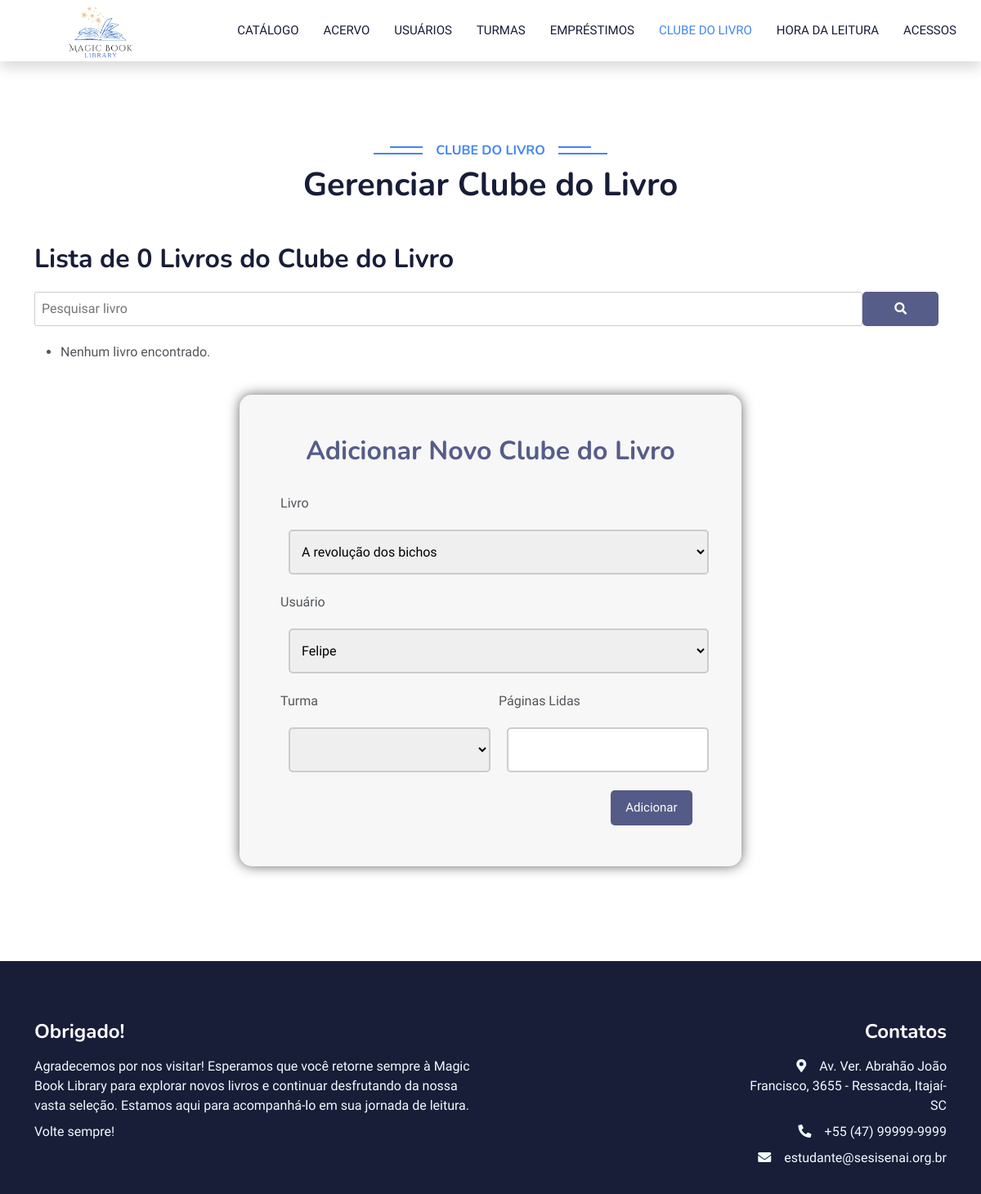
The page /clube.php on the database as committed earlier.
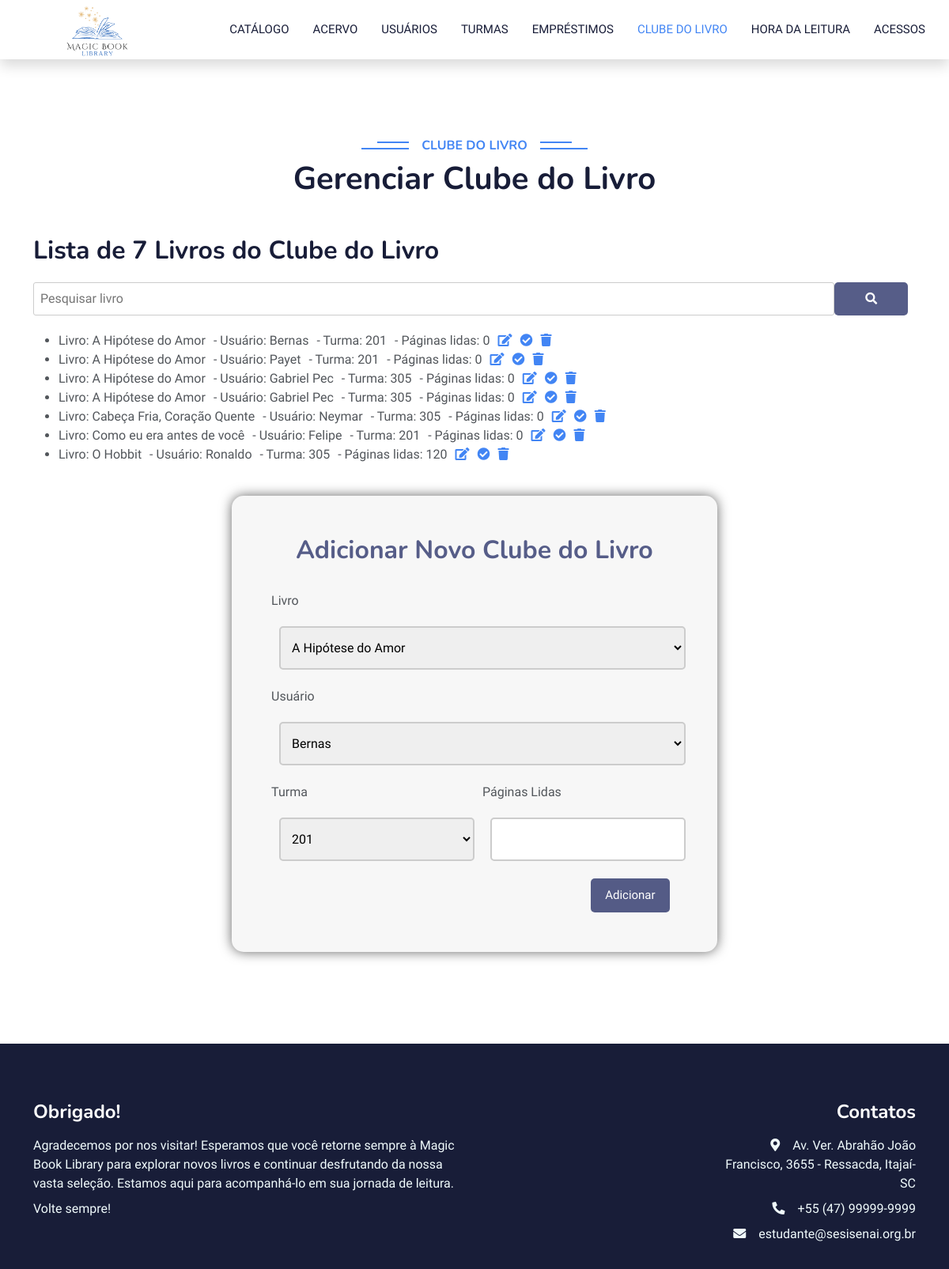
The same page on the database as committed later.
### tables this page shows
CREATE TABLE `clube` (
  `id` int(11) NOT NULL,
  `titulo` varchar(500) NOT NULL,
  `nome` varchar(100) NOT NULL,
  `turma` int(5) NOT NULL,
  `pagina` int(10) NOT NULL
);

### clube.php (the view, shortened to what this page needs)
<!DOCTYPE html>
<html lang="en">
<head>
    <link href="https://cdnjs.cloudflare.com/ajax/libs/font-awesome/5.10.0/css/all.min.css" rel="stylesheet">
    <link href="https://cdn.jsdelivr.net/npm/bootstrap-icons@1.4.1/font/bootstrap-icons.css" rel="stylesheet">
    <link href="lib/animate/animate.min.css" rel="stylesheet">
    <link href="lib/owlcarousel/assets/owl.carousel.min.css" rel="stylesheet">
    <link href="css/bootstrap.min.css" rel="stylesheet">
    <link href="style.css" rel="stylesheet">
</head>
<body>
    <nav class="navbar navbar-expand-lg bg-white navbar-light shadow sticky-top p-0">
        <a href="menuAdm.php" class="navbar-brand d-flex align-items-center px-4 px-lg-5">
            <h2 class="m-0 text-primary"><img height="150" src="img/Logo.png"></h2>
        </a>
        <div class="collapse navbar-collapse" id="navbarCollapse">
            <div class="navbar-nav ms-auto p-4 p-lg-0">
                <a href="menuAdm.php" class="nav-item nav-link ">Catálogo</a>
                <a href="acervo.php" class="nav-item nav-link ">Acervo</a>
                <a href="usuarios.php" class="nav-item nav-link ">Usuários</a>
                <a href="turma.php" class="nav-item nav-link ">Turmas</a>
                <a href="relatorio.php" class="nav-item nav-link ">Empréstimos</a>
                <a href="clube.php" class="nav-item nav-link active">Clube do Livro</a>
                <a href="hora.php" class="nav-item nav-link ">Hora da Leitura</a>
                <a href="index.php" class="nav-item nav-link">Acessos</a>
            </div>
        </div>
    </nav>
    <div class="container-fluid p-0 mb-5">
        <div class="owl-carousel header-carousel position-relative">
            <div class="owl-carousel-item position-relative top-0 start-0 w-100 h-30 d-flex align-items-center">
                <div class="position-absolute top-0 start-0 w-100 h-100 d-flex align-items-center" style="background: rgba(23, 29, 56, .7);">
                    <div class="container">
                        <div class="row justify-content-start">on
                            <div class="col-sm-10 col-lg-8">
                                <p class="fs-5 text-white mb-4 pb-2">SEJA BEM VINDO A LIBRARY! onde a curiosidade é incentivada e o conhecimento é valorizado.
                                </p>
                            </div>
                        </div>
                    </div>
                </div>
            </div>
        </div>
    </div>
    <div class="container-xxl py-5 category">
        <div class="container">
            <div class="text-center wow fadeInUp" data-wow-delay="0.1s">
                <h6 class="section-title bg-white text-center text-primary px-3">Clube do Livro</h6>
                <h1 class="mb-5">Gerenciar Clube do Livro</h1>
            </div>
            <div class="row g-4">
            <?php
$servername = "127.0.0.1";
$username = "root";
$password = "root";
$dbname = "projeto_biblioteca";
$conn = new mysqli($servername, $username, $password, $dbname);
if (isset($_GET['search'])) {
    $search = $_GET['search'];
    $sql = "SELECT * FROM clube WHERE nome LIKE '%$search%' OR titulo LIKE '%$search%' ORDER BY nome";
} else {
    $sql = "SELECT * FROM clube ORDER BY titulo";
}
$result = $conn->query($sql);
echo '
<div class="container">
    <h2 style="margin-bottom: 20px;">Lista de ' . $result->num_rows . ' Livros do Clube do Livro</h2>
    <form method="GET" action="clube.php">
        <div style="display: flex; align-items: center;">
            <input type="text" name="search" placeholder="Pesquisar livro">
            <button type="submit" style="background-color: #565d88; border: none; cursor: pointer; padding:10px; margin-left: 0px;">
                <i class="fas fa-search" style="color: white;"></i>
            </button>
        </div>
    </form>
    <div style="margin-top: 20px;"></div>
    <ul>';
        if ($result->num_rows > 0) {
            while ($livro = $result->fetch_assoc()) {
                $clubeId = $livro["id"];
                $titulo = $livro['titulo'];
                $nome = $livro['nome'];
                $turma = $livro['turma'];
                $pagina = $livro['pagina'];
                echo '<li>';
                echo '<span style="margin-right: 10px;">Livro: ' . $titulo . '</span>';
                echo '<span style="margin-right: 10px;">- Usuário: ' . $nome . '</span>';
                echo '<span style="margin-right: 10px;">- Turma: ' . $turma . '</span>';
                echo '<span style="margin-right: 10px;">- Páginas lidas: ' . $pagina . '</span>';
                echo '<a href="atualizarClube.php?id=' . $clubeId . '"><i class="fas fa-edit"></i></a>';
                echo '<a href="devolucaoClube.php?id=' . $clubeId . '" onclick="return confirm(\'Tem certeza de que deseja confirmar a devolução do livro?\')" style="margin-left: 10px;"><i class="fas fa-check-circle"></i></a>';
                echo '<a href="deletarClube.php?id=' . $clubeId . '" onclick="return confirm(\'Tem certeza de que deseja deletar o empréstimo?\')" style="margin-left: 10px;"><i class="fas fa-trash"></i></a>';
                echo '</li>';
            }
        } else {
            echo "<li>Nenhum livro encontrado.</li>";
        }
        ?>
    </ul>
</div>
<link rel="stylesheet" type="text/css" href="style.css">
<div style="display: flex; justify-content: center; padding-bottom: 20px; padding-top: 15;">
    <form style="background-color: #f7f7f7; box-shadow: 0px 0px 15px #666; width: 55%; border-radius: 15px;" method="post" action="adicionarClube.php" id="formlogin" name="formlogin">
        <div style="padding: 50px; display: flex; flex-wrap: wrap;">
            <div style="padding-bottom: 25px; width: 100%; display: block;">
                <h2 style="display: flex; justify-content: center; color: rgba(17, 27, 88, 0.7);">Adicionar Novo Clube do Livro</h2>
            </div>
            <div style="width: 100%; padding-bottom: 12px;">
    <label style="float: left; padding-bottom: 5px; width: 100px;" for="livro">Livro</label><br>
    <select style="flex: 1; width: calc(100% - 0px); border: 2px solid #ccc; height: 55px; padding: 10px; margin: 10px; border-radius: 5px;" id="titulo" name="titulo" required>
        <?php
        $sql_livros = "SELECT * FROM acervo ORDER BY nome";
        $result_livros = $conn->query($sql_livros);
        if ($result_livros->num_rows > 0) {
            while ($livro_row = $result_livros->fetch_assoc()) {
                echo '<option value="' . $livro_row['nome'] . '">' . $livro_row['nome'] . '</option>';
            }
        }
        ?>
    </select>
</div>
<div style="width: 100%; padding-bottom: 12px;">
    <label style="float: left; padding-bottom: 5px; width: 100px;" for="usuario">Usuário</label><br>
    <select style="flex: 1; width: calc(100% - 0px); border: 2px solid #ccc; height: 55px; padding: 10px; margin: 10px; border-radius: 5px;" id="nome" name="nome" required>
        <?php
        $sql_usuarios = "SELECT * FROM usuario ORDER BY nome";
        $result_usuarios = $conn->query($sql_usuarios);
        if ($result_usuarios->num_rows > 0) {
            while ($usuario_row = $result_usuarios->fetch_assoc()) {
                echo '<option value="' . $usuario_row['nome'] . '">' . $usuario_row['nome'] . '</option>';
            }
        }
        ?>
    </select>
</div>
            <div style="width: 100%; padding-bottom: 12px; display: flex;">
                <div style="flex: 1;">
                        <label style="float: left; padding-bottom: 5px;" for="turma">Turma</label><br>
                        <select style="flex: 1; width: calc(100% - 0px); border: 2px solid #ccc; height: 55px; padding: 10px; margin: 10px; border-radius: 5px;" id="turma" name="turma" required>
                        <?php
                        $sql_turmas = "SELECT * FROM turma ORDER BY turma";
                        $result_turmas = $conn->query($sql_turmas);
                        if ($result_turmas->num_rows > 0) {
                            while ($turma_row = $result_turmas->fetch_assoc()) {
                                echo '<option value="' . $turma_row['turma'] . '">' . $turma_row['turma'] . '</option>';
                            }
                        }
                        ?>
                    </select>
                                    </div>
                <div style="flex: 1; margin-left: 20px;">
                    <label style="float: left; padding-bottom: 5px;" for="pagina">Páginas Lidas</label><br>
                    <input style="width: 100%; border: 2px solid #ccc; height: 55px; padding: 10px; margin: 10px; border-radius: 5px;" type="number" id="pagina" name="pagina" required>
                </div>
            </div>
            <div style="width: 100%; display: flex; justify-content: flex-end; align-items: center;">
                <button type="submit">Adicionar</button>
            </div>
        </div>
    </form>
</div>
            </div>
        </div>
    </div>
    <div class="container-fluid bg-dark text-light footer pt-5 mt-5 wow fadeIn" data-wow-delay="0.1s">
    <div class="container py-4">
        <div class="row g-5">
            <div class="col-lg-6 col-md-6 text-start">
                <h4 class="text-white mb-3">Obrigado!</h4>
                <p class="mb-2"><i class=""></i>Agradecemos por nos visitar! Esperamos que você retorne sempre à Magic Book Library para explorar novos livros e continuar desfrutando da nossa vasta seleção. Estamos aqui para acompanhá-lo em sua jornada de leitura.</p>
                <p class="mb-2"><i class=""></i>Volte sempre!</p>
            </div>
            <div class="col-lg-3 col-md-6 text-start">
            </div>
            <div class="col-lg-3 col-md-6 text-end ">
                <h4 class="text-white mb-3">Contatos</h4>
                <p class="mb-2"><i class="fa fa-map-marker-alt me-3"></i>Av. Ver. Abrahão João Francisco, 3655 - Ressacda, Itajaí-SC</p>
                <p class="mb-2"><i class="fa fa-phone-alt me-3"></i>+55 (47) 99999-9999</p>
                <p class="mb-2"><i class="fa fa-envelope me-3"></i>estudante@sesisenai.org.br</p>
            </div>
        </div>
    </div>
</div>
</body>
</html>

### style.css (style rules this page uses)
:root { --primary: #4285F4; --light: #F0FBFC; --dark: #181d38; }
.navbar-light .navbar-nav .nav-link { margin-right: 30px; padding: 25px 0; color: #FFFFFF; font-size: 15px; text-transform: uppercase; outline: none; }
.navbar-light .navbar-nav .nav-link:hover, .navbar-light .navbar-nav .nav-link.active { color: var(--primary); }
.navbar-light .navbar-brand, .navbar-light a.btn { height: 75px; }
.navbar-light .navbar-nav .nav-link { color: var(--dark); font-weight: 500; }
.navbar-light.sticky-top { top: -100px; transition: .5s; }
.section-title { position: relative; display: inline-block; text-transform: uppercase; }
.section-title::before { position: absolute; content: ""; width: calc(100% + 80px); height: 2px; top: 4px; left: -40px; background: var(--primary); z-index: -1; }
.section-title::after { position: absolute; content: ""; width: calc(100% + 120px); height: 2px; bottom: 5px; left: -60px; background: var(--primary); z-index: -1; }
label { display: block; margin-bottom: 5px; }
input[type="text"], input[type="email"], input[type="password"] { width: 100%; padding: 8px; border: 1px solid #ccc; border-radius: 3px; }
button { font-size: 15px; width: 100px; padding: 10px 15px; color: white; background-color: rgba(17, 27, 88, 0.7); border-radius: 5px; margin-right: 10px; border: none; }

Rows that differ between the two databases and show on the page:
added clube: titulo "A Hipótese do Amor", nome "Bernas", turma "201", pagina "0"
added clube: titulo "A Hipótese do Amor", nome "Payet", turma "201", pagina "0"
added clube: titulo "A Hipótese do Amor", nome "Gabriel Pec", turma "305", pagina "0"
added clube: titulo "A Hipótese do Amor", nome "Gabriel Pec", turma "305", pagina "0"
added clube: titulo "Cabeça Fria, Coração Quente", nome "Neymar", turma "305", pagina "0"
added clube: titulo "Como eu era antes de você", nome "Felipe", turma "201", pagina "0"
added clube: titulo "O Hobbit", nome "Ronaldo", turma "305", pagina "120"
Other text that changed with them:
$result->num_rows: "0" → "7"
form field titulo: "A revolução dos bichos" → "A Hipótese do Amor"
form field nome: "Felipe" → "Bernas"
form field turma: (not shown) → "201"
text no longer shown: "Nenhum livro encontrado."
